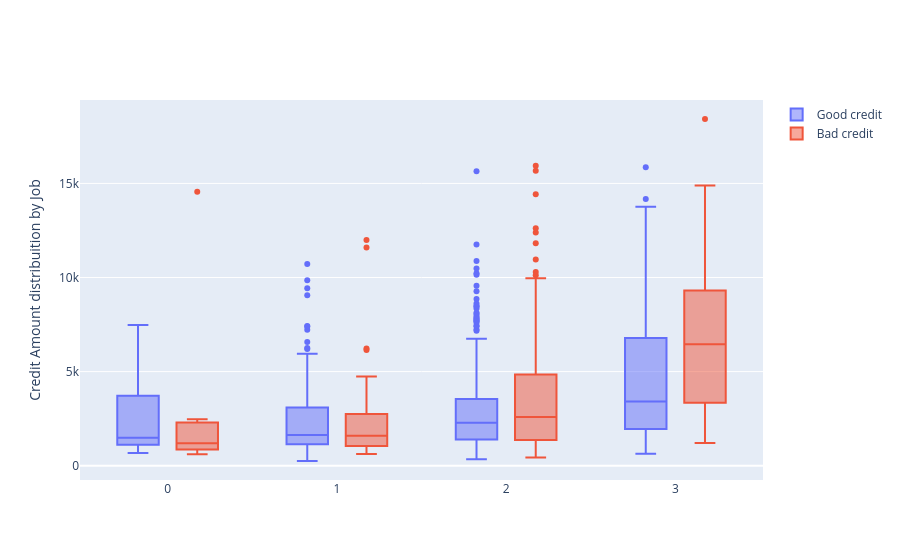

Notebook code for this chart:
### Code cell
trace0 = go.Box(x=df_good["Job"], y=df_good["Credit amount"], name="Good credit")

trace1 = go.Box(x=df_bad["Job"], y=df_bad["Credit amount"], name="Bad credit")

data = [trace0, trace1]

layout = go.Layout(yaxis=dict(title="Credit Amount distribuition by Job"), boxmode="group")
fig = go.Figure(data=data, layout=layout)

py.iplot(fig, filename="box-age-cat")

plot8 = fig

### Figure 1 — Plotly figure (JSON) as saved in the notebook; plotly's stock layout.template omitted (floating-point values rounded to 4 significant figures; data arrays with more than 128 entries replaced by an {"elided": "..."} marker saying what was removed)
{"data": [{"name": "Good credit", "type": "box", "x": {"elided": "700 int values"}, "y": {"elided": "700 int values"}}, {"name": "Bad credit", "type": "box", "x": {"elided": "300 int values"}, "y": {"elided": "300 int values"}}], "layout": {"autosize": true, "boxmode": "group", "xaxis": {"autorange": true, "range": [-0.516, 3.516], "type": "linear"}, "yaxis": {"autorange": true, "range": [-759.7, 19430.0], "title": {"text": "Credit Amount distribuition by Job"}, "type": "linear"}}}
